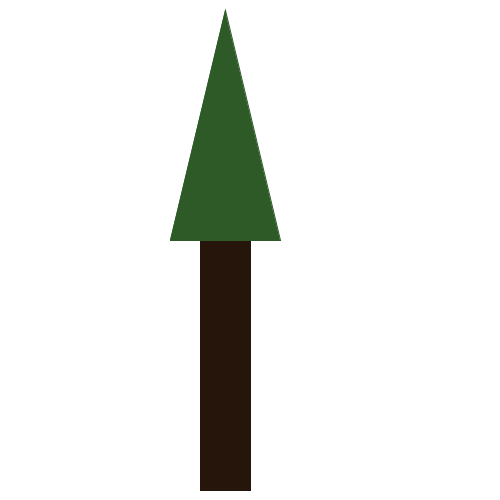
Frame 1 (no input)
Frame 2 (the mouse pressed at the canvas centre, redrawn once): identical to frame 1, image omitted

The Processing sketch that drew this single still picture (run headless with seeded random() and noise(); the mouse was pressed at the canvas centre and the sketch redrawn once):

// Processing sketch: Opdracht_9_9
// ── Opdracht_9_9.pde
void setup() {
  size(500, 500);
  noLoop();
}

void draw() {
  background(255);
  boom();
}

void boom() {
  stroke(37, 21, 11);
  fill(37, 21, 11);
  rect(200, 240, 50, 250);
  stroke(45, 90, 39);
  fill(45, 90, 39);
  triangle(225, 10, 170, 240, 280, 240);
}
